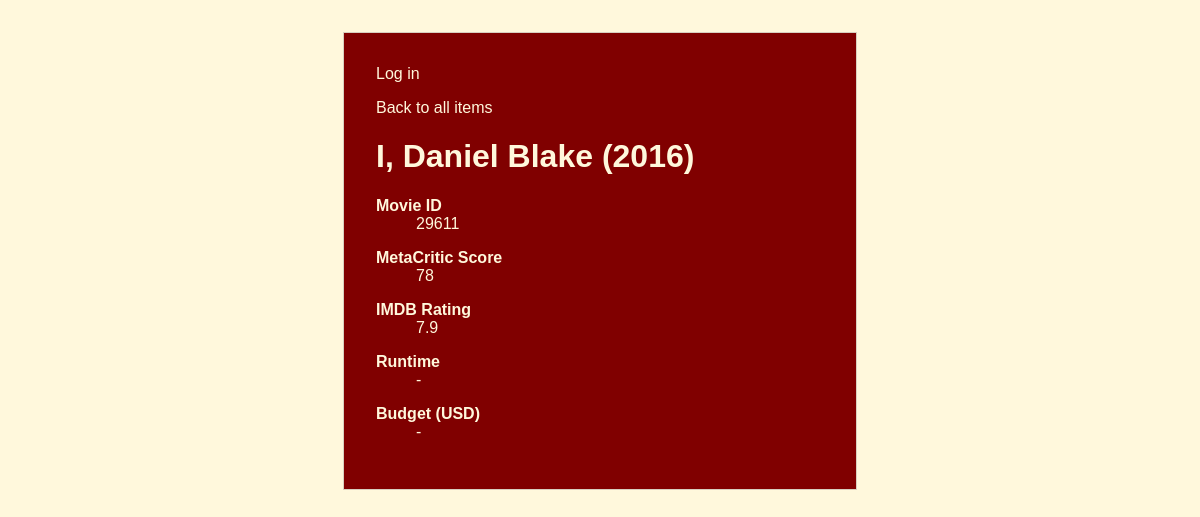
The app's page /items/45/ with its own data.
### catalog/models.py (models this page shows, shortened)
class Item(models.Model):
    source_code = models.CharField(max_length=50, unique=True)
    title = models.CharField(max_length=200)
    category = models.ForeignKey(
        Category, on_delete=models.CASCADE, related_name="items"
    )
    rating = models.FloatField(null=True, blank=True)
    metacritic = models.IntegerField(null=True, blank=True)
    budget = models.BigIntegerField(null=True, blank=True)
    runtime = models.CharField(null=True, blank=True)
    class Meta:
        ordering = ["title"]

### catalog/views.py (the view)
# urls.py: path("items/<int:item_id>/", views.item_detail, name="item_detail"),
def item_detail(request, item_id):
    item = get_object_or_404(Item.objects.select_related("category"), pk=item_id)
    return render(request, "catalog/item_detail.html", {"item": item})

### catalog/templates/catalog/item_detail.html (shortened to what this page needs)
<!DOCTYPE html>
<html lang="en">
<head>
</head>
<body>
  <main>
     <div>
        {% if request.user.is_authenticated %}
          <p>Signed in as <strong>{{ request.user.username }}</strong></p>
          <form method="post" action="{% url 'logout' %}">
            {% csrf_token %}
            <button type="submit">Log out</button>
          </form>
        {% else %}
          <a href="{% url 'login' %}">Log in</a>
        {% endif %}
      </div>
    <p><a href="{% url 'item_list' %}">Back to all items</a></p>
    <h1>{{ item.title }}</h1>
    <dl>
      <dt>Movie ID</dt>
      <dd>{{ item.source_code }}</dd>
      <dt>MetaCritic Score</dt>
      <dd>{{ item.metacritic|default:"-"}}</dd>
      <dt>IMDB Rating</dt>
      <dd>{{ item.rating|default:"-"}}</dd>
      <dt>Runtime</dt>
      <dd>{{ item.runtime|default:"-" }}</dd>
      <dt>Budget (USD)</dt>
      <dd>{{ item.budget|default:"-" }}</dd>
    </dl>
  </main>
</body>
</html>

### catalog/templates/catalog/item_detail.html (style rules this page uses)
body { font-family: arial; margin: 2rem; background: cornsilk; color: cornsilk; }
main { max-width: 28rem; margin: 0 auto; background: #800000; padding: 2rem; border: 1px solid #d8cfbf; }
a { color: cornsilk; text-decoration: none; }
dt { font-weight: bold; margin-top: 1rem; }

### records on screen
Item: title "I, Daniel Blake (2016)", source_code "29611", metacritic "78", rating "7.9", runtime "-", budget "-"
